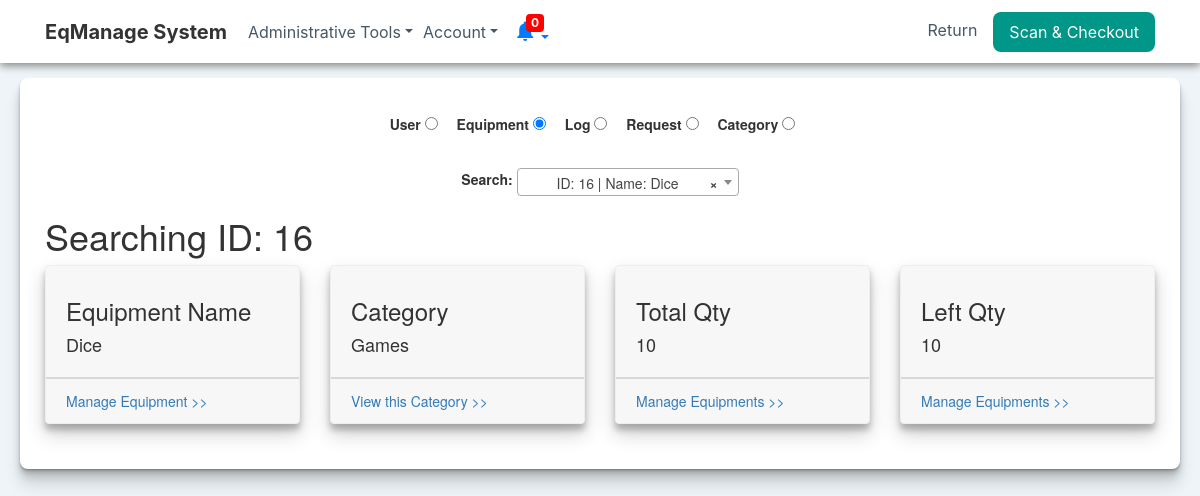
The app's page /search.php?type=2&id=16 (signed in) with its own data.
### tables this page shows
CREATE TABLE `equipment` (
  `id` int(11) NOT NULL AUTO_INCREMENT,
  `barcodeID` int(11) NOT NULL,
  `imgID` int(11) NOT NULL,
  `equipment` varchar(255) NOT NULL,
  `category` int(11) NOT NULL,
  `totalQuantity` int(11) NOT NULL DEFAULT 1,
  `leftQuantity` int(11) NOT NULL DEFAULT 1,
  `availability` tinyint(1) NOT NULL DEFAULT 1,
  `users_id` int(11) DEFAULT NULL,
  `lastLog_id` int(11) DEFAULT NULL,
  `popularity` int(11) NOT NULL DEFAULT 0,
  PRIMARY KEY (`id`),
  UNIQUE KEY `id` (`id`),
  KEY `category_idx` (`category`),
  KEY `users_id_idx` (`users_id`),
  KEY `lastLog_id_idx` (`lastLog_id`),
  CONSTRAINT `category_idxfk` FOREIGN KEY (`category`) REFERENCES `categories` (`id`) ON DELETE CASCADE ON UPDATE CASCADE,
  CONSTRAINT `lastLog_id_idxfk` FOREIGN KEY (`lastLog_id`) REFERENCES `log` (`id`) ON DELETE CASCADE ON UPDATE CASCADE,
  CONSTRAINT `users_id_idxfk_2` FOREIGN KEY (`users_id`) REFERENCES `users` (`id`) ON DELETE CASCADE ON UPDATE CASCADE
);

CREATE TABLE `categories` (
  `id` int(11) NOT NULL AUTO_INCREMENT,
  `categoryName` varchar(255) DEFAULT NULL,
  PRIMARY KEY (`id`),
  UNIQUE KEY `id` (`id`),
  UNIQUE KEY `categoryName` (`categoryName`)
);

### fetchSearchEq.php (the view, shortened to what this page needs)
<?php
include('serverconnect.php');
$eqID = $_GET['id'];
$query = "
Select e.equipment,c.categoryName,e.totalQuantity,e.leftQuantity,c.id from EqManage.equipment e
left join categories c on e.category = c.id
where e.id = '$eqID'
";
$result = mysqli_query($db, $query);
while ($row = mysqli_fetch_array($result)) {
    $eqName = $row['equipment'];
    $catName = $row['categoryName'];
    $totalQty = $row['totalQuantity'];
    $leftQuantity = $row['leftQuantity'];
    $catID = $row['id'];
};
echo "
<h1>Searching ID: $eqID</h1>
    <div class=\"row\">
        <div class=\"col-lg-3 col-md-6 col-sm-6\">
            <div class=\"card card-stats\">
                <div class=\"card-header card-header-warning card-header-icon\">
                    <h3 class=\"card-category\">Equipment Name</h3>
                    <div id=\"overdue\"><h4 class=\"card-title\">$eqName</h4></div>
                </div>
                <div class=\"card-footer\">
                    <div class=\"stats\">
                        <a href=\"manageEq.php\">Manage Equipment >></a>
                    </div>
                </div>
            </div>
        </div>
        <div class=\"col-lg-3 col-md-6 col-sm-6\">
            <div class=\"card card-stats\">
                <div class=\"card-header card-header-warning card-header-icon\">
                    <h3 class=\"card-category\">Category</h3>
                    <div id=\"overdue\"><h4 class=\"card-title\">$catName</h4></div>
                </div>
                <div class=\"card-footer\">
                    <div class=\"stats\">
                        <a href=\"search.php?type=5&id=$catID\">View this Category >></a>
                    </div>
                </div>
            </div>
        </div>
        <div class=\"col-lg-3 col-md-6 col-sm-6\">
            <div class=\"card card-stats\">
                <div class=\"card-header card-header-warning card-header-icon\">
                    <h3 class=\"card-category\">Total Qty</h3>
                    <div id=\"overdue\"><h4 class=\"card-title\">$totalQty</h4></div>
                </div>
                <div class=\"card-footer\">
                    <div class=\"stats\">
                        <a href=\"manageEq.php\">Manage Equipments >></a>
                    </div>
                </div>
            </div>
        </div>
        <div class=\"col-lg-3 col-md-6 col-sm-6\">
            <div class=\"card card-stats\">
                <div class=\"card-header card-header-warning card-header-icon\">
                    <h3 class=\"card-category\">Left Qty</h3>
                    <div id=\"overdue\"><h4 class=\"card-title\">$leftQuantity</h4></div>
                </div>
                <div class=\"card-footer\">
                    <div class=\"stats\">
                        <a href=\"manageEq.php\">Manage Equipments >></a>
                    </div>
                </div>
            </div>
        </div>
    </div>
";

### assets/css/corestyle.css (style rules this page uses)
body { height: 100%; margin: 0; padding: 0; }

### assets/css/dashboardstyle.css (style rules this page uses)
.row { margin-bottom: 10px; }
.card { margin-bottom: 10px; }
.card { position: relative; display: flex; flex-direction: column; min-width: 0; word-wrap: break-word; background-color: #fff; background-clip: border-box; border: 1px solid #eeeeee; border-radius: 0.25rem; box-shadow: 0 10px 20px rgba(0,0,0,0.19), 0 6px 6px rgba(0,0,0,0.23); }
body { color:#3C4858 }
body { height: 100%; margin: 0; padding: 0; background: #eef4f7; }

### records on screen
equipment: equipment "Dice", category.categoryName "Games", totalQuantity "10", leftQuantity "10"

### other values on screen
$eqID "16"
